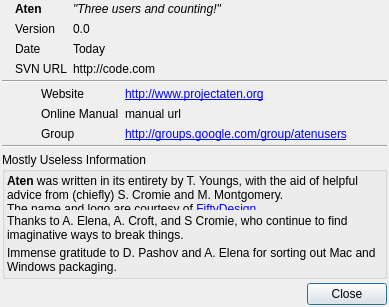
<ui version="4.0" >
 <class>AboutDialog</class>
 <widget class="QDialog" name="AboutDialog" >
  <property name="geometry" >
   <rect>
    <x>0</x>
    <y>0</y>
    <width>389</width>
    <height>307</height>
   </rect>
  </property>
  <property name="sizePolicy" >
   <sizepolicy>
    <hsizetype>4</hsizetype>
    <vsizetype>4</vsizetype>
    <horstretch>0</horstretch>
    <verstretch>0</verstretch>
   </sizepolicy>
  </property>
  <property name="maximumSize" >
   <size>
    <width>432</width>
    <height>360</height>
   </size>
  </property>
  <property name="baseSize" >
   <size>
    <width>0</width>
    <height>400</height>
   </size>
  </property>
  <property name="windowTitle" >
   <string>About Aten</string>
  </property>
  <property name="windowIcon" >
   <iconset resource="icons.qrc" >:/program/icons/aten.png</iconset>
  </property>
  <property name="modal" >
   <bool>true</bool>
  </property>
  <layout class="QVBoxLayout" >
   <property name="margin" >
    <number>2</number>
   </property>
   <property name="spacing" >
    <number>4</number>
   </property>
   <item>
    <layout class="QHBoxLayout" >
     <property name="margin" >
      <number>0</number>
     </property>
     <property name="spacing" >
      <number>6</number>
     </property>
     <item>
      <widget class="QLabel" name="label_3" >
       <property name="text" >
        <string/>
       </property>
       <property name="pixmap" >
        <pixmap resource="icons.qrc" >:/program/icons/aten.png</pixmap>
       </property>
       <property name="openExternalLinks" >
        <bool>true</bool>
       </property>
      </widget>
     </item>
     <item>
      <layout class="QGridLayout" >
       <property name="margin" >
        <number>0</number>
       </property>
       <property name="spacing" >
        <number>6</number>
       </property>
       <item row="3" column="1" >
        <widget class="QLabel" name="UrlLabel" >
         <property name="sizePolicy" >
          <sizepolicy>
           <hsizetype>7</hsizetype>
           <vsizetype>5</vsizetype>
           <horstretch>0</horstretch>
           <verstretch>0</verstretch>
          </sizepolicy>
         </property>
         <property name="text" >
          <string>http://code.com</string>
         </property>
         <property name="margin" >
          <number>0</number>
         </property>
         <property name="indent" >
          <number>-1</number>
         </property>
         <property name="openExternalLinks" >
          <bool>false</bool>
         </property>
        </widget>
       </item>
       <item row="1" column="0" >
        <widget class="QLabel" name="label_7" >
         <property name="sizePolicy" >
          <sizepolicy>
           <hsizetype>1</hsizetype>
           <vsizetype>5</vsizetype>
           <horstretch>0</horstretch>
           <verstretch>0</verstretch>
          </sizepolicy>
         </property>
         <property name="text" >
          <string>Version</string>
         </property>
        </widget>
       </item>
       <item row="3" column="0" >
        <widget class="QLabel" name="label_9" >
         <property name="sizePolicy" >
          <sizepolicy>
           <hsizetype>1</hsizetype>
           <vsizetype>5</vsizetype>
           <horstretch>0</horstretch>
           <verstretch>0</verstretch>
          </sizepolicy>
         </property>
         <property name="text" >
          <string>SVN URL</string>
         </property>
        </widget>
       </item>
       <item row="1" column="1" >
        <widget class="QLabel" name="VersionLabel" >
         <property name="sizePolicy" >
          <sizepolicy>
           <hsizetype>7</hsizetype>
           <vsizetype>5</vsizetype>
           <horstretch>0</horstretch>
           <verstretch>0</verstretch>
          </sizepolicy>
         </property>
         <property name="text" >
          <string>0.0</string>
         </property>
         <property name="margin" >
          <number>0</number>
         </property>
         <property name="indent" >
          <number>-1</number>
         </property>
         <property name="openExternalLinks" >
          <bool>false</bool>
         </property>
        </widget>
       </item>
       <item row="2" column="1" >
        <widget class="QLabel" name="DateLabel" >
         <property name="sizePolicy" >
          <sizepolicy>
           <hsizetype>7</hsizetype>
           <vsizetype>5</vsizetype>
           <horstretch>0</horstretch>
           <verstretch>0</verstretch>
          </sizepolicy>
         </property>
         <property name="text" >
          <string>Today</string>
         </property>
         <property name="margin" >
          <number>0</number>
         </property>
         <property name="indent" >
          <number>-1</number>
         </property>
         <property name="openExternalLinks" >
          <bool>false</bool>
         </property>
        </widget>
       </item>
       <item row="2" column="0" >
        <widget class="QLabel" name="label_8" >
         <property name="sizePolicy" >
          <sizepolicy>
           <hsizetype>1</hsizetype>
           <vsizetype>5</vsizetype>
           <horstretch>0</horstretch>
           <verstretch>0</verstretch>
          </sizepolicy>
         </property>
         <property name="text" >
          <string>Date</string>
         </property>
        </widget>
       </item>
       <item row="0" column="0" >
        <widget class="QLabel" name="label_2" >
         <property name="text" >
          <string>&lt;b>Aten&lt;/b></string>
         </property>
         <property name="textFormat" >
          <enum>Qt::RichText</enum>
         </property>
         <property name="margin" >
          <number>0</number>
         </property>
         <property name="indent" >
          <number>-1</number>
         </property>
         <property name="openExternalLinks" >
          <bool>false</bool>
         </property>
        </widget>
       </item>
       <item row="0" column="1" >
        <widget class="QLabel" name="label_11" >
         <property name="text" >
          <string>&lt;i>"Three users and counting!"</string>
         </property>
        </widget>
       </item>
      </layout>
     </item>
    </layout>
   </item>
   <item>
    <widget class="Line" name="line" >
     <property name="orientation" >
      <enum>Qt::Horizontal</enum>
     </property>
    </widget>
   </item>
   <item>
    <layout class="QHBoxLayout" >
     <property name="margin" >
      <number>0</number>
     </property>
     <property name="spacing" >
      <number>4</number>
     </property>
     <item>
      <spacer>
       <property name="orientation" >
        <enum>Qt::Horizontal</enum>
       </property>
       <property name="sizeHint" >
        <size>
         <width>40</width>
         <height>20</height>
        </size>
       </property>
      </spacer>
     </item>
     <item>
      <layout class="QGridLayout" >
       <property name="margin" >
        <number>0</number>
       </property>
       <property name="spacing" >
        <number>6</number>
       </property>
       <item row="1" column="0" >
        <widget class="QLabel" name="label_5" >
         <property name="text" >
          <string>Online Manual</string>
         </property>
        </widget>
       </item>
       <item row="0" column="0" >
        <widget class="QLabel" name="label_4" >
         <property name="text" >
          <string>Website</string>
         </property>
        </widget>
       </item>
       <item row="1" column="1" >
        <widget class="QLabel" name="ManualLabel" >
         <property name="text" >
          <string>manual url</string>
         </property>
         <property name="openExternalLinks" >
          <bool>true</bool>
         </property>
        </widget>
       </item>
       <item row="0" column="1" >
        <widget class="QLabel" name="label" >
         <property name="text" >
          <string>&lt;a href=http://www.projectaten.org>http://www.projectaten.org&lt;/a></string>
         </property>
         <property name="openExternalLinks" >
          <bool>true</bool>
         </property>
        </widget>
       </item>
       <item row="2" column="0" >
        <widget class="QLabel" name="label_12" >
         <property name="text" >
          <string>Group</string>
         </property>
        </widget>
       </item>
       <item row="2" column="1" >
        <widget class="QLabel" name="label_13" >
         <property name="text" >
          <string>&lt;a href="http://groups.google.com/group/atenusers">http://groups.google.com/group/atenusers&lt;/a></string>
         </property>
         <property name="textFormat" >
          <enum>Qt::RichText</enum>
         </property>
         <property name="openExternalLinks" >
          <bool>true</bool>
         </property>
        </widget>
       </item>
      </layout>
     </item>
     <item>
      <spacer>
       <property name="orientation" >
        <enum>Qt::Horizontal</enum>
       </property>
       <property name="sizeHint" >
        <size>
         <width>40</width>
         <height>20</height>
        </size>
       </property>
      </spacer>
     </item>
    </layout>
   </item>
   <item>
    <widget class="Line" name="line_2" >
     <property name="orientation" >
      <enum>Qt::Horizontal</enum>
     </property>
    </widget>
   </item>
   <item>
    <widget class="QGroupBox" name="StuffGroup" >
     <property name="title" >
      <string>Mostly Useless Information</string>
     </property>
     <layout class="QVBoxLayout" >
      <property name="margin" >
       <number>2</number>
      </property>
      <property name="spacing" >
       <number>4</number>
      </property>
      <item>
       <widget class="QLabel" name="label_6" >
        <property name="sizePolicy" >
         <sizepolicy>
          <hsizetype>7</hsizetype>
          <vsizetype>7</vsizetype>
          <horstretch>0</horstretch>
          <verstretch>0</verstretch>
         </sizepolicy>
        </property>
        <property name="autoFillBackground" >
         <bool>false</bool>
        </property>
        <property name="text" >
         <string>&lt;b>Aten&lt;/b> was written in its entirety by T. Youngs, with the aid of helpful advice from (chiefly) S. Cromie and M. Montgomery.&lt;br>The name and logo are courtesy of &lt;a href="http://fiftydesign.com">FiftyDesign&lt;/a>.</string>
        </property>
        <property name="scaledContents" >
         <bool>false</bool>
        </property>
        <property name="wordWrap" >
         <bool>true</bool>
        </property>
        <property name="openExternalLinks" >
         <bool>true</bool>
        </property>
       </widget>
      </item>
      <item>
       <widget class="QLabel" name="label_10" >
        <property name="sizePolicy" >
         <sizepolicy>
          <hsizetype>7</hsizetype>
          <vsizetype>7</vsizetype>
          <horstretch>0</horstretch>
          <verstretch>0</verstretch>
         </sizepolicy>
        </property>
        <property name="text" >
         <string>Thanks to A. Elena, A. Croft, and S Cromie, who continue to find imaginative ways to break things.</string>
        </property>
        <property name="wordWrap" >
         <bool>true</bool>
        </property>
       </widget>
      </item>
      <item>
       <widget class="QLabel" name="label_14" >
        <property name="sizePolicy" >
         <sizepolicy>
          <hsizetype>7</hsizetype>
          <vsizetype>7</vsizetype>
          <horstretch>0</horstretch>
          <verstretch>0</verstretch>
         </sizepolicy>
        </property>
        <property name="text" >
         <string>Immense gratitude to D. Pashov and A. Elena for sorting out Mac and Windows packaging.</string>
        </property>
        <property name="wordWrap" >
         <bool>true</bool>
        </property>
       </widget>
      </item>
     </layout>
    </widget>
   </item>
   <item>
    <layout class="QHBoxLayout" >
     <property name="margin" >
      <number>0</number>
     </property>
     <property name="spacing" >
      <number>4</number>
     </property>
     <item>
      <spacer>
       <property name="orientation" >
        <enum>Qt::Horizontal</enum>
       </property>
       <property name="sizeHint" >
        <size>
         <width>40</width>
         <height>20</height>
        </size>
       </property>
      </spacer>
     </item>
     <item>
      <widget class="QPushButton" name="AboutCloseButton" >
       <property name="text" >
        <string>Close</string>
       </property>
      </widget>
     </item>
    </layout>
   </item>
  </layout>
 </widget>
 <resources>
  <include location="icons.qrc" />
 </resources>
 <connections/>
</ui>
